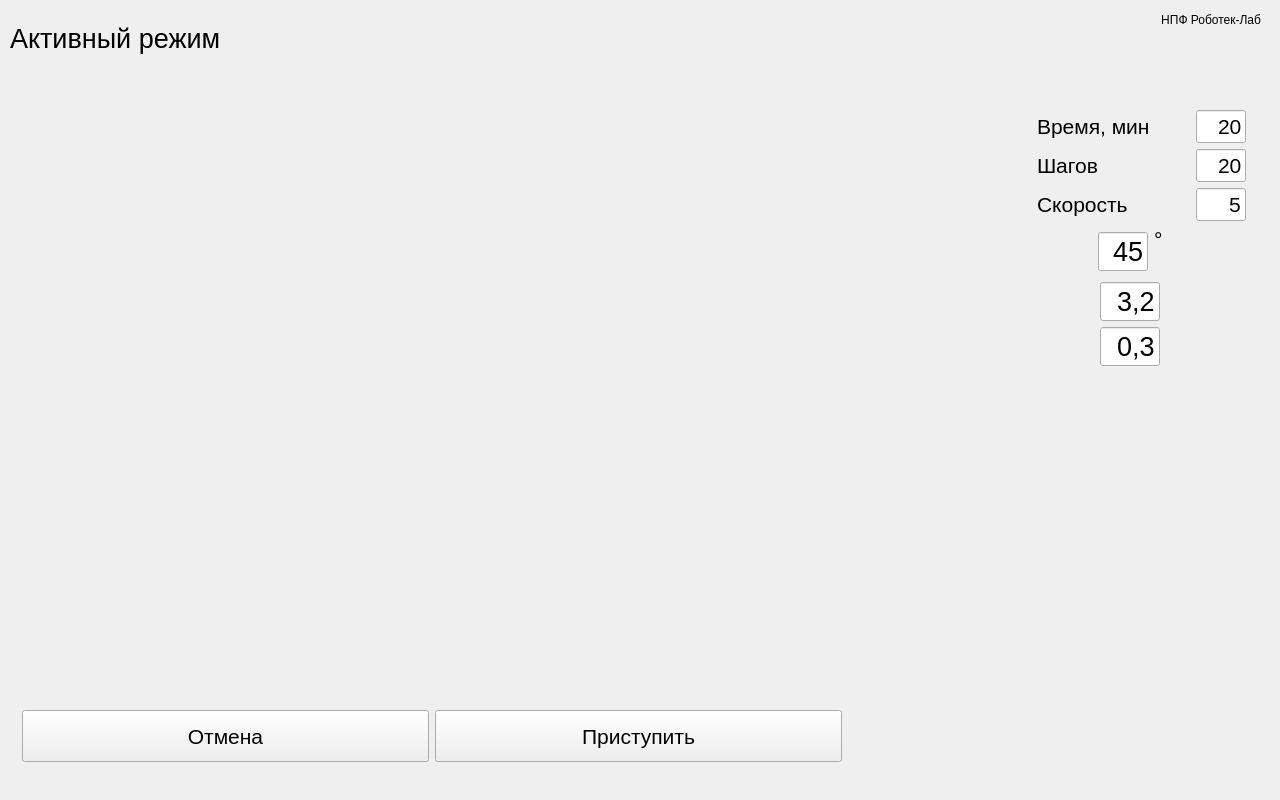
<?xml version="1.0" encoding="UTF-8"?>
<ui version="4.0">
 <class>Ex_ActivePage</class>
 <widget class="QWidget" name="Ex_ActivePage">
  <property name="geometry">
   <rect>
    <x>0</x>
    <y>0</y>
    <width>1280</width>
    <height>800</height>
   </rect>
  </property>
  <property name="windowTitle">
   <string>Form</string>
  </property>
  <widget class="QWidget" name="layoutWidget_2">
   <property name="geometry">
    <rect>
     <x>10</x>
     <y>110</y>
     <width>1251</width>
     <height>571</height>
    </rect>
   </property>
   <layout class="QHBoxLayout" name="horizontalLayout_3">
    <item>
     <spacer name="horizontalSpacer_6">
      <property name="orientation">
       <enum>Qt::Horizontal</enum>
      </property>
      <property name="sizeHint" stdset="0">
       <size>
        <width>40</width>
        <height>20</height>
       </size>
      </property>
     </spacer>
    </item>
    <item>
     <layout class="QVBoxLayout" name="verticalLayout_2">
      <item>
       <widget class="QLabel" name="label_leg">
        <property name="minimumSize">
         <size>
          <width>854</width>
          <height>480</height>
         </size>
        </property>
        <property name="maximumSize">
         <size>
          <width>854</width>
          <height>480</height>
         </size>
        </property>
        <property name="text">
         <string/>
        </property>
       </widget>
      </item>
     </layout>
    </item>
    <item>
     <layout class="QVBoxLayout" name="verticalLayout_4">
      <item>
       <layout class="QHBoxLayout" name="horizontalLayout_4">
        <item>
         <widget class="QLabel" name="label_duration">
          <property name="font">
           <font>
            <pointsize>16</pointsize>
           </font>
          </property>
          <property name="text">
           <string>Время, мин</string>
          </property>
         </widget>
        </item>
        <item>
         <spacer name="horizontalSpacer_10">
          <property name="orientation">
           <enum>Qt::Horizontal</enum>
          </property>
          <property name="sizeHint" stdset="0">
           <size>
            <width>40</width>
            <height>20</height>
           </size>
          </property>
         </spacer>
        </item>
        <item>
         <widget class="QLineEdit" name="lineEdit_exercise_duration">
          <property name="minimumSize">
           <size>
            <width>50</width>
            <height>0</height>
           </size>
          </property>
          <property name="maximumSize">
           <size>
            <width>50</width>
            <height>16777215</height>
           </size>
          </property>
          <property name="font">
           <font>
            <pointsize>16</pointsize>
           </font>
          </property>
          <property name="text">
           <string>20</string>
          </property>
          <property name="alignment">
           <set>Qt::AlignRight|Qt::AlignTrailing|Qt::AlignVCenter</set>
          </property>
         </widget>
        </item>
        <item>
         <spacer name="horizontalSpacer_11">
          <property name="orientation">
           <enum>Qt::Horizontal</enum>
          </property>
          <property name="sizeType">
           <enum>QSizePolicy::Fixed</enum>
          </property>
          <property name="sizeHint" stdset="0">
           <size>
            <width>15</width>
            <height>20</height>
           </size>
          </property>
         </spacer>
        </item>
       </layout>
      </item>
      <item>
       <layout class="QHBoxLayout" name="horizontalLayout_5">
        <item>
         <widget class="QLabel" name="label_steps">
          <property name="font">
           <font>
            <pointsize>16</pointsize>
           </font>
          </property>
          <property name="text">
           <string>&lt;html&gt;&lt;head/&gt;&lt;body&gt;&lt;p&gt;Шагов &lt;/p&gt;&lt;/body&gt;&lt;/html&gt;</string>
          </property>
          <property name="alignment">
           <set>Qt::AlignLeading|Qt::AlignLeft|Qt::AlignVCenter</set>
          </property>
         </widget>
        </item>
        <item>
         <spacer name="horizontalSpacer">
          <property name="orientation">
           <enum>Qt::Horizontal</enum>
          </property>
          <property name="sizeHint" stdset="0">
           <size>
            <width>40</width>
            <height>20</height>
           </size>
          </property>
         </spacer>
        </item>
        <item>
         <widget class="QLineEdit" name="lineEdit__steps_count">
          <property name="minimumSize">
           <size>
            <width>50</width>
            <height>0</height>
           </size>
          </property>
          <property name="maximumSize">
           <size>
            <width>50</width>
            <height>16777215</height>
           </size>
          </property>
          <property name="font">
           <font>
            <pointsize>16</pointsize>
           </font>
          </property>
          <property name="text">
           <string>20</string>
          </property>
          <property name="alignment">
           <set>Qt::AlignRight|Qt::AlignTrailing|Qt::AlignVCenter</set>
          </property>
         </widget>
        </item>
        <item>
         <spacer name="horizontalSpacer_12">
          <property name="orientation">
           <enum>Qt::Horizontal</enum>
          </property>
          <property name="sizeType">
           <enum>QSizePolicy::Fixed</enum>
          </property>
          <property name="sizeHint" stdset="0">
           <size>
            <width>15</width>
            <height>20</height>
           </size>
          </property>
         </spacer>
        </item>
       </layout>
      </item>
      <item>
       <layout class="QHBoxLayout" name="horizontalLayout_8">
        <item>
         <widget class="QLabel" name="label_speed_settings">
          <property name="font">
           <font>
            <pointsize>16</pointsize>
           </font>
          </property>
          <property name="text">
           <string>&lt;html&gt;&lt;head/&gt;&lt;body&gt;&lt;p&gt;Скорость&lt;/p&gt;&lt;/body&gt;&lt;/html&gt;</string>
          </property>
          <property name="alignment">
           <set>Qt::AlignLeading|Qt::AlignLeft|Qt::AlignVCenter</set>
          </property>
         </widget>
        </item>
        <item>
         <spacer name="horizontalSpacer_7">
          <property name="orientation">
           <enum>Qt::Horizontal</enum>
          </property>
          <property name="sizeHint" stdset="0">
           <size>
            <width>40</width>
            <height>20</height>
           </size>
          </property>
         </spacer>
        </item>
        <item>
         <widget class="QLineEdit" name="lineEdit_speed_settings">
          <property name="minimumSize">
           <size>
            <width>50</width>
            <height>0</height>
           </size>
          </property>
          <property name="maximumSize">
           <size>
            <width>50</width>
            <height>16777215</height>
           </size>
          </property>
          <property name="font">
           <font>
            <pointsize>16</pointsize>
           </font>
          </property>
          <property name="text">
           <string>5</string>
          </property>
          <property name="alignment">
           <set>Qt::AlignRight|Qt::AlignTrailing|Qt::AlignVCenter</set>
          </property>
         </widget>
        </item>
        <item>
         <spacer name="horizontalSpacer_14">
          <property name="orientation">
           <enum>Qt::Horizontal</enum>
          </property>
          <property name="sizeType">
           <enum>QSizePolicy::Fixed</enum>
          </property>
          <property name="sizeHint" stdset="0">
           <size>
            <width>15</width>
            <height>20</height>
           </size>
          </property>
         </spacer>
        </item>
       </layout>
      </item>
      <item>
       <layout class="QHBoxLayout" name="horizontalLayout_6">
        <item>
         <spacer name="horizontalSpacer_13">
          <property name="orientation">
           <enum>Qt::Horizontal</enum>
          </property>
          <property name="sizeHint" stdset="0">
           <size>
            <width>40</width>
            <height>20</height>
           </size>
          </property>
         </spacer>
        </item>
        <item>
         <widget class="QLineEdit" name="lineEdit_max_angle">
          <property name="minimumSize">
           <size>
            <width>40</width>
            <height>0</height>
           </size>
          </property>
          <property name="maximumSize">
           <size>
            <width>50</width>
            <height>16777215</height>
           </size>
          </property>
          <property name="font">
           <font>
            <pointsize>20</pointsize>
           </font>
          </property>
          <property name="text">
           <string>45</string>
          </property>
          <property name="alignment">
           <set>Qt::AlignRight|Qt::AlignTrailing|Qt::AlignVCenter</set>
          </property>
         </widget>
        </item>
        <item>
         <widget class="QLabel" name="labelGrades">
          <property name="font">
           <font>
            <pointsize>16</pointsize>
           </font>
          </property>
          <property name="text">
           <string>&lt;html&gt;&lt;head/&gt;&lt;body&gt;&lt;p&gt;°&lt;br&gt;&lt;/p&gt;&lt;/body&gt;&lt;/html&gt;</string>
          </property>
          <property name="alignment">
           <set>Qt::AlignLeading|Qt::AlignLeft|Qt::AlignVCenter</set>
          </property>
         </widget>
        </item>
        <item>
         <spacer name="horizontalSpacer_17">
          <property name="orientation">
           <enum>Qt::Horizontal</enum>
          </property>
          <property name="sizeHint" stdset="0">
           <size>
            <width>40</width>
            <height>20</height>
           </size>
          </property>
         </spacer>
        </item>
        <item>
         <widget class="QPushButton" name="pushButton_diagnostics">
          <property name="sizePolicy">
           <sizepolicy hsizetype="Maximum" vsizetype="Fixed">
            <horstretch>0</horstretch>
            <verstretch>0</verstretch>
           </sizepolicy>
          </property>
          <property name="styleSheet">
           <string notr="true">background-color: rgba(255, 255, 255,0);
border: none;
</string>
          </property>
          <property name="text">
           <string/>
          </property>
          <property name="icon">
           <iconset>
            <normalon>:/images/calibre_01.png</normalon>
           </iconset>
          </property>
          <property name="iconSize">
           <size>
            <width>180</width>
            <height>140</height>
           </size>
          </property>
          <property name="flat">
           <bool>true</bool>
          </property>
         </widget>
        </item>
       </layout>
      </item>
      <item>
       <layout class="QHBoxLayout" name="horizontalLayout_9">
        <item>
         <spacer name="horizontalSpacer_15">
          <property name="orientation">
           <enum>Qt::Horizontal</enum>
          </property>
          <property name="sizeType">
           <enum>QSizePolicy::MinimumExpanding</enum>
          </property>
          <property name="sizeHint" stdset="0">
           <size>
            <width>20</width>
            <height>20</height>
           </size>
          </property>
         </spacer>
        </item>
        <item>
         <widget class="QLineEdit" name="lineEdit_max_angle_2">
          <property name="sizePolicy">
           <sizepolicy hsizetype="Expanding" vsizetype="Fixed">
            <horstretch>0</horstretch>
            <verstretch>0</verstretch>
           </sizepolicy>
          </property>
          <property name="minimumSize">
           <size>
            <width>60</width>
            <height>0</height>
           </size>
          </property>
          <property name="maximumSize">
           <size>
            <width>50</width>
            <height>16777215</height>
           </size>
          </property>
          <property name="font">
           <font>
            <pointsize>20</pointsize>
           </font>
          </property>
          <property name="text">
           <string>3,2</string>
          </property>
          <property name="alignment">
           <set>Qt::AlignRight|Qt::AlignTrailing|Qt::AlignVCenter</set>
          </property>
         </widget>
        </item>
        <item>
         <spacer name="horizontalSpacer_8">
          <property name="orientation">
           <enum>Qt::Horizontal</enum>
          </property>
          <property name="sizeHint" stdset="0">
           <size>
            <width>5</width>
            <height>20</height>
           </size>
          </property>
         </spacer>
        </item>
        <item>
         <widget class="QPushButton" name="pushButton_diagnostics_2">
          <property name="sizePolicy">
           <sizepolicy hsizetype="Maximum" vsizetype="Fixed">
            <horstretch>0</horstretch>
            <verstretch>0</verstretch>
           </sizepolicy>
          </property>
          <property name="styleSheet">
           <string notr="true">background-color: rgba(255, 255, 255,0);
border: none;
</string>
          </property>
          <property name="text">
           <string/>
          </property>
          <property name="icon">
           <iconset>
            <normalon>:/images/calibre_02.png</normalon>
           </iconset>
          </property>
          <property name="iconSize">
           <size>
            <width>180</width>
            <height>140</height>
           </size>
          </property>
          <property name="flat">
           <bool>true</bool>
          </property>
         </widget>
        </item>
       </layout>
      </item>
      <item>
       <layout class="QHBoxLayout" name="horizontalLayout_10">
        <item>
         <spacer name="horizontalSpacer_16">
          <property name="orientation">
           <enum>Qt::Horizontal</enum>
          </property>
          <property name="sizeType">
           <enum>QSizePolicy::MinimumExpanding</enum>
          </property>
          <property name="sizeHint" stdset="0">
           <size>
            <width>20</width>
            <height>20</height>
           </size>
          </property>
         </spacer>
        </item>
        <item>
         <widget class="QLineEdit" name="lineEdit_max_angle_3">
          <property name="sizePolicy">
           <sizepolicy hsizetype="Maximum" vsizetype="Fixed">
            <horstretch>0</horstretch>
            <verstretch>0</verstretch>
           </sizepolicy>
          </property>
          <property name="minimumSize">
           <size>
            <width>60</width>
            <height>0</height>
           </size>
          </property>
          <property name="maximumSize">
           <size>
            <width>50</width>
            <height>16777215</height>
           </size>
          </property>
          <property name="font">
           <font>
            <pointsize>20</pointsize>
           </font>
          </property>
          <property name="text">
           <string>0,3</string>
          </property>
          <property name="alignment">
           <set>Qt::AlignRight|Qt::AlignTrailing|Qt::AlignVCenter</set>
          </property>
         </widget>
        </item>
        <item>
         <spacer name="horizontalSpacer_9">
          <property name="orientation">
           <enum>Qt::Horizontal</enum>
          </property>
          <property name="sizeHint" stdset="0">
           <size>
            <width>5</width>
            <height>20</height>
           </size>
          </property>
         </spacer>
        </item>
        <item>
         <widget class="QPushButton" name="pushButton_diagnostics_3">
          <property name="sizePolicy">
           <sizepolicy hsizetype="Maximum" vsizetype="Fixed">
            <horstretch>0</horstretch>
            <verstretch>0</verstretch>
           </sizepolicy>
          </property>
          <property name="styleSheet">
           <string notr="true">background-color: rgba(255, 255, 255,0);
border: none;
</string>
          </property>
          <property name="text">
           <string/>
          </property>
          <property name="icon">
           <iconset>
            <normalon>:/images/calibre_03.png</normalon>
           </iconset>
          </property>
          <property name="iconSize">
           <size>
            <width>180</width>
            <height>140</height>
           </size>
          </property>
          <property name="flat">
           <bool>true</bool>
          </property>
         </widget>
        </item>
       </layout>
      </item>
      <item>
       <spacer name="verticalSpacer">
        <property name="orientation">
         <enum>Qt::Vertical</enum>
        </property>
        <property name="sizeHint" stdset="0">
         <size>
          <width>20</width>
          <height>40</height>
         </size>
        </property>
       </spacer>
      </item>
     </layout>
    </item>
   </layout>
  </widget>
  <widget class="QWidget" name="layoutWidget_3">
   <property name="geometry">
    <rect>
     <x>10</x>
     <y>710</y>
     <width>1251</width>
     <height>52</height>
    </rect>
   </property>
   <layout class="QHBoxLayout" name="horizontalLayout_2">
    <item>
     <spacer name="horizontalSpacer_2">
      <property name="orientation">
       <enum>Qt::Horizontal</enum>
      </property>
      <property name="sizeType">
       <enum>QSizePolicy::Fixed</enum>
      </property>
      <property name="sizeHint" stdset="0">
       <size>
        <width>12</width>
        <height>20</height>
       </size>
      </property>
     </spacer>
    </item>
    <item>
     <widget class="QPushButton" name="pushButton_cancel">
      <property name="sizePolicy">
       <sizepolicy hsizetype="Expanding" vsizetype="Expanding">
        <horstretch>0</horstretch>
        <verstretch>0</verstretch>
       </sizepolicy>
      </property>
      <property name="font">
       <font>
        <pointsize>16</pointsize>
       </font>
      </property>
      <property name="text">
       <string>Отмена</string>
      </property>
     </widget>
    </item>
    <item>
     <widget class="QPushButton" name="pushButton_exercise">
      <property name="sizePolicy">
       <sizepolicy hsizetype="Expanding" vsizetype="Expanding">
        <horstretch>0</horstretch>
        <verstretch>0</verstretch>
       </sizepolicy>
      </property>
      <property name="font">
       <font>
        <pointsize>16</pointsize>
       </font>
      </property>
      <property name="text">
       <string>Приступить</string>
      </property>
     </widget>
    </item>
    <item>
     <spacer name="horizontalSpacer_5">
      <property name="orientation">
       <enum>Qt::Horizontal</enum>
      </property>
      <property name="sizeHint" stdset="0">
       <size>
        <width>40</width>
        <height>20</height>
       </size>
      </property>
     </spacer>
    </item>
    <item>
     <spacer name="horizontalSpacer_3">
      <property name="orientation">
       <enum>Qt::Horizontal</enum>
      </property>
      <property name="sizeType">
       <enum>QSizePolicy::Fixed</enum>
      </property>
      <property name="sizeHint" stdset="0">
       <size>
        <width>12</width>
        <height>20</height>
       </size>
      </property>
     </spacer>
    </item>
   </layout>
  </widget>
  <widget class="QWidget" name="layoutWidget">
   <property name="geometry">
    <rect>
     <x>10</x>
     <y>10</y>
     <width>1251</width>
     <height>56</height>
    </rect>
   </property>
   <layout class="QHBoxLayout" name="horizontalLayout_7" stretch="0,0,0">
    <item>
     <widget class="QLabel" name="labelActiveMode">
      <property name="font">
       <font>
        <pointsize>20</pointsize>
       </font>
      </property>
      <property name="text">
       <string>Активный режим</string>
      </property>
     </widget>
    </item>
    <item>
     <spacer name="horizontalSpacer_4">
      <property name="orientation">
       <enum>Qt::Horizontal</enum>
      </property>
      <property name="sizeHint" stdset="0">
       <size>
        <width>40</width>
        <height>20</height>
       </size>
      </property>
     </spacer>
    </item>
    <item>
     <layout class="QVBoxLayout" name="verticalLayout_5">
      <property name="sizeConstraint">
       <enum>QLayout::SetFixedSize</enum>
      </property>
      <item>
       <widget class="QLabel" name="label_3">
        <property name="sizePolicy">
         <sizepolicy hsizetype="Fixed" vsizetype="Fixed">
          <horstretch>0</horstretch>
          <verstretch>0</verstretch>
         </sizepolicy>
        </property>
        <property name="minimumSize">
         <size>
          <width>200</width>
          <height>20</height>
         </size>
        </property>
        <property name="maximumSize">
         <size>
          <width>200</width>
          <height>20</height>
         </size>
        </property>
        <property name="text">
         <string>НПФ Роботек-Лаб</string>
        </property>
        <property name="alignment">
         <set>Qt::AlignRight|Qt::AlignTrailing|Qt::AlignVCenter</set>
        </property>
       </widget>
      </item>
      <item>
       <spacer name="verticalSpacer_3">
        <property name="orientation">
         <enum>Qt::Vertical</enum>
        </property>
        <property name="sizeHint" stdset="0">
         <size>
          <width>17</width>
          <height>13</height>
         </size>
        </property>
       </spacer>
      </item>
      <item>
       <widget class="QLabel" name="label_operator">
        <property name="sizePolicy">
         <sizepolicy hsizetype="Fixed" vsizetype="Fixed">
          <horstretch>0</horstretch>
          <verstretch>0</verstretch>
         </sizepolicy>
        </property>
        <property name="minimumSize">
         <size>
          <width>200</width>
          <height>20</height>
         </size>
        </property>
        <property name="maximumSize">
         <size>
          <width>200</width>
          <height>20</height>
         </size>
        </property>
        <property name="text">
         <string/>
        </property>
        <property name="alignment">
         <set>Qt::AlignRight|Qt::AlignTrailing|Qt::AlignVCenter</set>
        </property>
       </widget>
      </item>
     </layout>
    </item>
   </layout>
  </widget>
  <widget class="QLabel" name="label_angle">
   <property name="geometry">
    <rect>
     <x>920</x>
     <y>70</y>
     <width>241</width>
     <height>31</height>
    </rect>
   </property>
   <property name="font">
    <font>
     <pointsize>16</pointsize>
    </font>
   </property>
   <property name="text">
    <string/>
   </property>
  </widget>
  <widget class="QLabel" name="label_time">
   <property name="geometry">
    <rect>
     <x>640</x>
     <y>70</y>
     <width>241</width>
     <height>31</height>
    </rect>
   </property>
   <property name="font">
    <font>
     <pointsize>16</pointsize>
    </font>
   </property>
   <property name="text">
    <string/>
   </property>
  </widget>
 </widget>
 <resources/>
 <connections/>
</ui>
